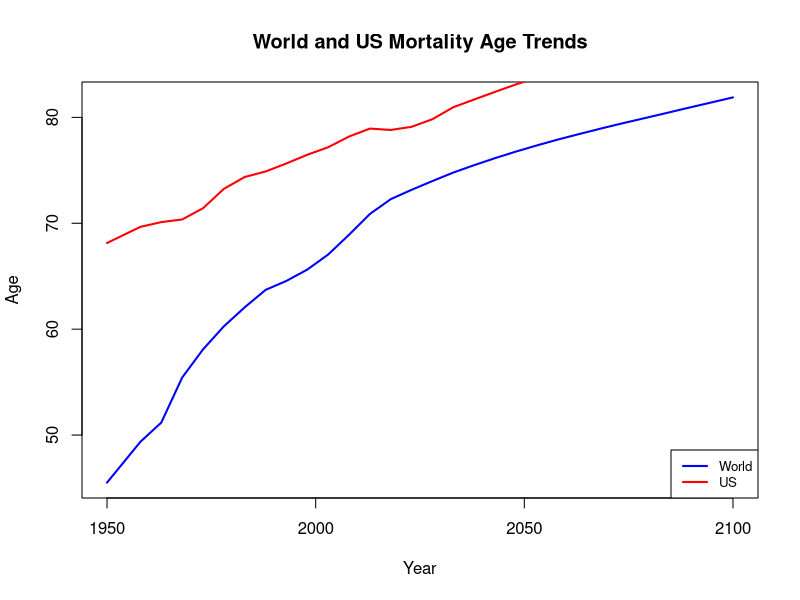

Here is the R script that generated this plot:
library(ggplot2)
library(dplyr)

mortality <- read.csv("./data/Mortality_Okinawa.csv")
mortality <- na.omit(mortality)
mortality$Year <- as.numeric(mortality$Year)
females <- mortality[mortality$Sex == "Females", ]
males <- mortality[mortality$Sex == "Males", ]

mortality_age_trend <- ggplot() +
  geom_line(data = females, aes(x = as.numeric(Year), y = Age, color = "Females"), size = 1.2) +
  geom_line(data = males, aes(x = as.numeric(Year), y = Age, color = "Males"), size = 1.2) +
  scale_y_continuous(limits = c(60, 100)) +
  scale_x_continuous(breaks = unique(mortality$Year)) +
  labs(
    title = "Mortality Age Trends by Year",
    x = "Year",
    y = "Age"
  ) +
  theme_minimal() +
  theme(legend.position = "bottom") +
  scale_color_manual(
    values = c("Females" = "pink", "Males" = "blue"),
    name = "Gender"
  )


mor_5 <- read.csv("./data/Okinawa-mortality-under-five-line.csv")
mor_5 <- na.omit(mor_5)
mor_5$Year <- as.numeric(mor_5$Year)

under1 <- mor_5[mor_5$Age == "Under-1", ]
under5 <- mor_5[mor_5$Age == "Under-5", ]
under_five_trend <- ggplot() +
  geom_line(data = under1, aes(x = Year, y = Deaths.per.1.000.live.births, color = "Under-1"), size = 1.2) +
  geom_line(data = under5, aes(x = Year, y = Deaths.per.1.000.live.births, color = "Under-5"), size = 1.2) +
  labs(title = "Mortality Rate for Under-1 and Under-5 Children",
       x = "Year",
       y = "Deaths per 1,000 Live Births") +
  theme_minimal() +
  theme(legend.position = "bottom") +
  scale_color_manual(values = c("Under-1" = "blue", "Under-5" = "red"), name = "Age Group")

world <- read.csv("./data/World.csv")
US <- read.csv("./data/United States.csv")

# Transforming the data
US <- US %>%
  mutate(Year = as.numeric(substr(Date, 7, 10)),  # Extracting Year from Date
         Age = GDP..Billions.of.US...) %>%  # Renaming GDP..Billions.of.US... to Age
  select(Year, Age)  # Selecting only Year and Age columns

world <- world %>%
  mutate(Year = as.numeric(substr(Date, 7, 10)),  # Extracting Year from Date
         Age = GDP..Billions.of.US...) %>%  # Renaming GDP..Billions.of.US... to Age
  select(Year, Age)  # Selecting only Year and Age columns

# Creating a simple plot
plot(world$Year, world$Age, type = "l", col = "blue", lwd = 2, 
     xlab = "Year", ylab = "Age", 
     main = "World and US Mortality Age Trends")
lines(US$Year, US$Age, col = "red", lwd = 2)

legend("bottomright", legend = c("World", "US"), col = c("blue", "red"), lwd = 2, cex = 0.8)

